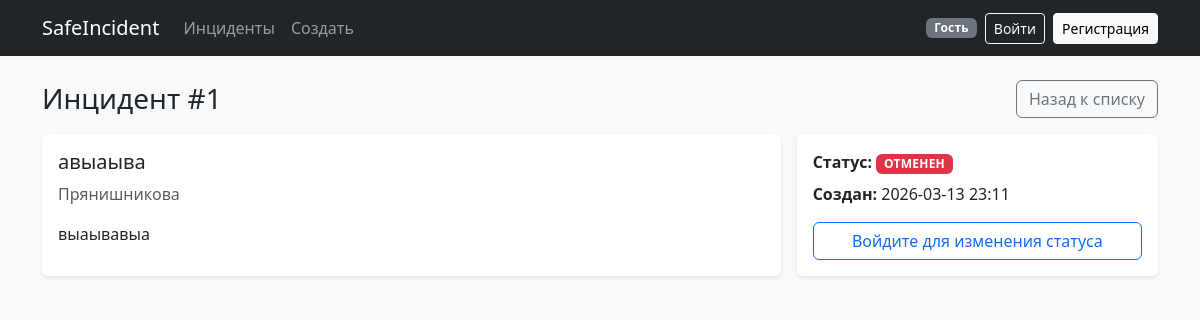
The page /incidents/1 on the database its author committed.
### backend/models.py (models this page shows)
class Incident(Base):
    __tablename__ = "incidents"
    id: Mapped[int] = mapped_column(Integer, primary_key=True, index=True)
    title: Mapped[str] = mapped_column(String(255), nullable=False)
    description: Mapped[str] = mapped_column(Text, nullable=False)
    location: Mapped[str] = mapped_column(String(255), nullable=False)
    status: Mapped[IncidentStatus] = mapped_column(
        Enum(IncidentStatus),
        nullable=False,
        default=IncidentStatus.NEW,
    )
    created_at: Mapped[datetime] = mapped_column(
        DateTime,
        nullable=False,
        default=datetime.utcnow,
    )

### backend/routes/incidents.py (the view)
@router.get("/incidents/{incident_id}", response_class=HTMLResponse)
def incident_detail(incident_id: int, request: Request, db: Session = Depends(get_db)):
    incident = crud.get_incident(db, incident_id)
    if not incident:
        raise HTTPException(status_code=404, detail="Инцидент не найден")
    current_user = get_current_user(request, db)
    return templates.TemplateResponse(
        "incident_detail.html",
        {
            "request": request,
            "incident": incident,
            "statuses": list(models.IncidentStatus),
            "status_labels": STATUS_LABELS,
            "status_badge_classes": STATUS_BADGE_CLASSES,
            "current_user": current_user,
        },
    )

### templates/incident_detail.html (shortened to what this page needs)
{% extends "base.html" %}
{% block content %}
<div class="d-flex justify-content-between align-items-center mb-3">
    <h1 class="h3 mb-0">Инцидент #{{ incident.id }}</h1>
    <a href="/" class="btn btn-outline-secondary">Назад к списку</a>
</div>
<div class="row g-3">
    <div class="col-lg-8">
        <div class="card shadow-sm h-100">
            <div class="card-body">
                <h2 class="h5">{{ incident.title }}</h2>
                <p class="text-muted mb-3">{{ incident.location }}</p>
                <p class="mb-0">{{ incident.description }}</p>
            </div>
        </div>
    </div>
    <div class="col-lg-4">
        <div class="card shadow-sm">
            <div class="card-body">
                <p class="mb-2">
                    <strong>Статус:</strong>
                    <span class="badge {{ status_badge_classes[incident.status] }}">{{ status_labels[incident.status] }}</span>
                </p>
                <p class="mb-3"><strong>Создан:</strong> {{ incident.created_at.strftime("%Y-%m-%d %H:%M") }}</p>
                {% if current_user %}
                    <form method="post" action="/incidents/{{ incident.id }}/status">
                        <label for="status" class="form-label">Изменить статус</label>
                        <select id="status" name="status" class="form-select mb-3">
                            {% for option in statuses %}
                                <option value="{{ option.value }}" {% if option == incident.status %}selected{% endif %}>
                                    {{ status_labels[option] }}
                                </option>
                            {% endfor %}
                        </select>
                        <button type="submit" class="btn btn-primary w-100">Обновить статус</button>
                    </form>
                {% else %}
                    <a href="/login" class="btn btn-outline-primary w-100">Войдите для изменения статуса</a>
                {% endif %}
            </div>
        </div>
    </div>
</div>
{% endblock %}

### templates/base.html (shortened to what this page needs)
<!doctype html>
<html lang="ru">
<head>
    <link href="https://cdn.jsdelivr.net/npm/bootstrap@5.3.3/dist/css/bootstrap.min.css" rel="stylesheet">
    <link rel="stylesheet" href="{{ url_for('static', path='style.css') }}">
</head>
<body>
<nav class="navbar navbar-expand-lg navbar-dark bg-dark mb-4">
    <div class="container">
        <a class="navbar-brand" href="/">SafeIncident</a>
        <div class="navbar-nav me-auto">
            <a class="nav-link" href="/">Инциденты</a>
            <a class="nav-link" href="/incidents/create">Создать</a>
        </div>
        <div class="d-flex align-items-center gap-2">
            {% if current_user %}
                <span class="badge text-bg-success">Авторизован</span>
                <span class="text-light small">Пользователь: {{ current_user.username }}</span>
                <form method="post" action="/logout" class="m-0">
                    <button type="submit" class="btn btn-sm btn-outline-light">Выйти</button>
                </form>
            {% else %}
                <span class="badge text-bg-secondary">Гость</span>
                <a class="btn btn-sm btn-outline-light" href="/login">Войти</a>
                <a class="btn btn-sm btn-light" href="/register">Регистрация</a>
            {% endif %}
        </div>
    </div>
</nav>
<main class="container pb-4">
    {% block content %}{% endblock %}
</main>
</body>
</html>

### static/style.css (style rules this page uses)
body { background-color: #f8f9fa; }
.card { border: 0; }
.badge { letter-spacing: 0.02em; }

### rows shown on the page
Incident: id "1", title "авыаыва", location "Прянишникова", description "выаывавыа", status "ОТМЕНЕН", created_at "2026-03-13 23:11"
